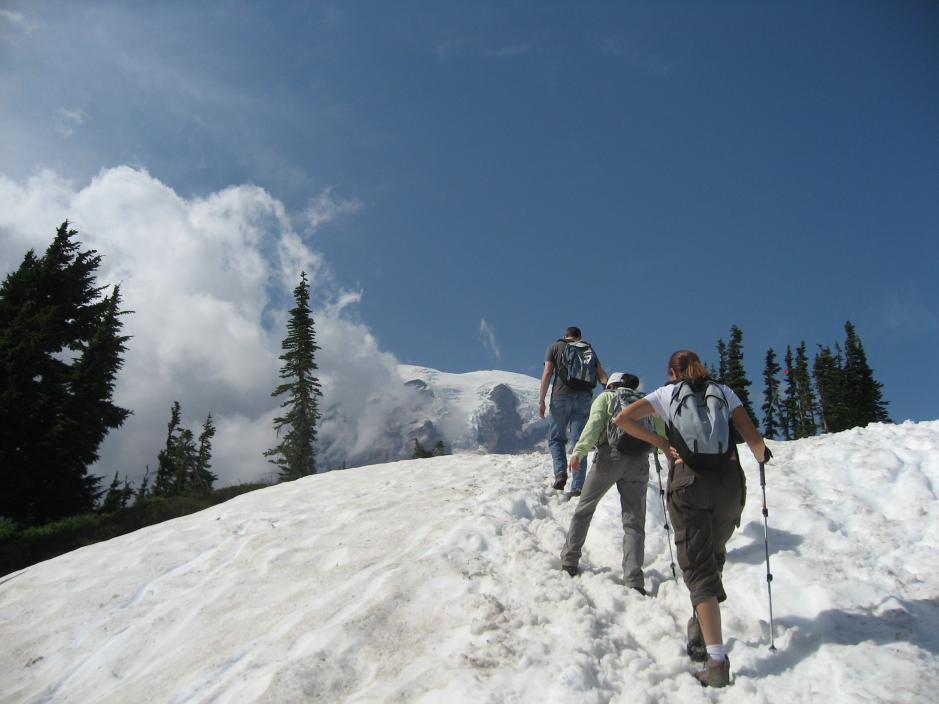
%> input picture assignment3_result/data/hiking.jpg, 2816 x 2112 px (shown at 1/3 size); the run also reads 1 picture not shown here
$ octave HW3_Q2_PoissonBlending_NC.m   (GNU Octave 9; MATLAB toolbox functions it lacks are replaced by stand-ins)
%> lines starting %> are read from the running program, lines starting %| are printed output that depends on the picture; in (x1, y1, x2, y2) boxes, pixels count from 0 and x2, y2 are one past the last pixel; in counts of white or black regions, pixels touching at a corner belong together; the program's own positions count from 1
### assignment3_result/blending_source_code/poisson_blending.m
function result = poisson_blending(X_target, X_source, M_source, bbox)
    disp('Start blending')
    imc = 3;

    crop_target = X_target(bbox(1, 1):bbox(2, 1), ...
                           bbox(1, 2):bbox(2, 2), :);
    crop_mask = M_source(bbox(1, 1):bbox(2, 1), ...
                           bbox(1, 2):bbox(2, 2));
    crop_source = X_source(bbox(1, 1):bbox(2, 1), ...
                           bbox(1, 2):bbox(2, 2), :);


    H_ = bbox(2, 1) - bbox(1, 1) + 1;
    W_ = bbox(2, 2) - bbox(1, 2) + 1;

    im2var = zeros(H_, W_);
    im2var(1:H_ * W_) = 1:H_ * W_;

    result = zeros(H_, W_, 3);

    % Blending
    % Create matrix A
    disp('Creating matrix A');
    % Av - b
    % A: Transform matrix[H x W x 2, H x W]
    % Number of non-zeros: 5 per each pixels
    A = sparse([], [], [], H_ * W_ * 2, H_ * W_, H_ * W_ * 5);

    e = 0;
    % Gradients for h direction
    for h=1:H_ - 1
        for w=1:W_
            e = e + 1;
            if(crop_mask(h, w)==0 && crop_mask(h+1, w) == 0)
                % TT case
                A(e, im2var(h, w)) = 1;
            elseif (crop_mask(h, w)==0 && crop_mask(h+1, w) == 1)
                % TS Case
                A(e, im2var(h, w)) = 1;
            elseif (crop_mask(h, w)==1 && crop_mask(h+1, w) == 0)
                % ST Case
                A(e, im2var(h, w)) = 1;
            else
                % SS Case
                A(e, im2var(h + 1, w)) = 1;
                A(e, im2var(h, w)) = -1;
            end
        end
    end
    % Gradients for w direction
    for h=1:H_
        for w=1:W_ - 1
            e = e + 1;
            if(crop_mask(h, w)==0 && crop_mask(h, w+1) == 0)
                % TT case
                A(e, im2var(h, w)) = 1;
            elseif (crop_mask(h, w)==0 && crop_mask(h, w+1) == 1)
                % TS Case
                A(e, im2var(h, w)) = 1;
            elseif (crop_mask(h, w)==1 && crop_mask(h, w+1) == 0)
                % ST Case
                A(e, im2var(h, w)) = 1;
            else
                % SS Case
                A(e, im2var(h, w+1)) = 1;
                A(e, im2var(h, w)) = -1;
            end
        end
    end
    % H initial condition
    for h=1:H_
        e = e + 1;
        A(e, im2var(h, W_)) = 1;
    end
    % W initial condition
    for w=1:W_
        e = e + 1;
        A(e, im2var(H_, w)) = 1;
    end
    toc
    disp("Done !");


    for c=1:imc
        disp(['Creating matrices at channel ' num2str(c) ' ...']);
        % v: Target image [H x W]
        v = zeros(H_ * W_, 1);

        % b: Gradients of x and y direction and a pixel [H x W x 2]
        b = zeros(H_ * W_ * 2, 1, 'double');

        e = 0;
        % Gradients for h direction
        for h=1:H_ - 1
            for w=1:W_
                e = e + 1;
                if(crop_mask(h, w)==0 && crop_mask(h+1, w) == 0)
                    % TT case
                    b(e) = crop_target(h, w, c);
                elseif (crop_mask(h, w)==0 && crop_mask(h+1, w) == 1)
                    % TS Case
                    b(e) = crop_source(h+1, w, c) - crop_source(h, w, c) + crop_target(h, w, c);
                elseif (crop_mask(h, w)==1 && crop_mask(h+1, w) == 0)
                    % ST Case
                    b(e) = crop_source(h+1, w, c) - crop_source(h, w, c) + crop_target(h+1, w, c);
                else
                    % SS Case
                    b(e) = crop_source(h+1, w, c) - crop_source(h, w, c);
                end
            end
        end
        % Gradients for w direction
        for h=1:H_
            for w=1:W_-1
                e = e + 1;
                if(crop_mask(h, w)==0 && crop_mask(h, w+1) == 0)
                    % TT case
                    b(e) = crop_target(h, w, c);
                elseif (crop_mask(h, w)==0 && crop_mask(h, w+1) == 1)
                    % TS Case
                    b(e) = crop_source(h, w+1, c) - crop_source(h, w, c) + crop_target(h, w, c);
                elseif (crop_mask(h, w)==1 && crop_mask(h, w+1) == 0)
                    % ST Case
                    b(e) = crop_source(h, w+1, c) - crop_source(h, w, c) + crop_target(h, w+1, c);
                else
                    % SS Case
                    b(e) = crop_source(h, w+1, c) - crop_source(h, w, c);
                end
            end
        end

        % H initial condition
        for h=1:H_
            e = e + 1;
            b(e) = crop_target(h, W_);
        end

        % W initial condition
        for w=1:W_
            e = e + 1;
            b(e) = crop_target(H_, w);
        end

        toc
        disp(['Start solving at channel ' num2str(c) ' ...']);
        v = A \ b;
        toc
        disp('Done !');

        result(:, :, c) = reshape(v, [H_ W_]);
    end

end

### assignment3_result/HW3_Q2_PoissonBlending_NC.m
clear; clc; close all;
%% Q2. Poisson blending (50 pts)
disp('Q2. Poisson blending (50 pts) ...');
tic

% Read image
% Target image
X_target = imread('data/hiking.jpg');
X_target = im2double(X_target);

figure(1);
[X, N_, N_] = imread('data/preprocessed/penguin_original.png');
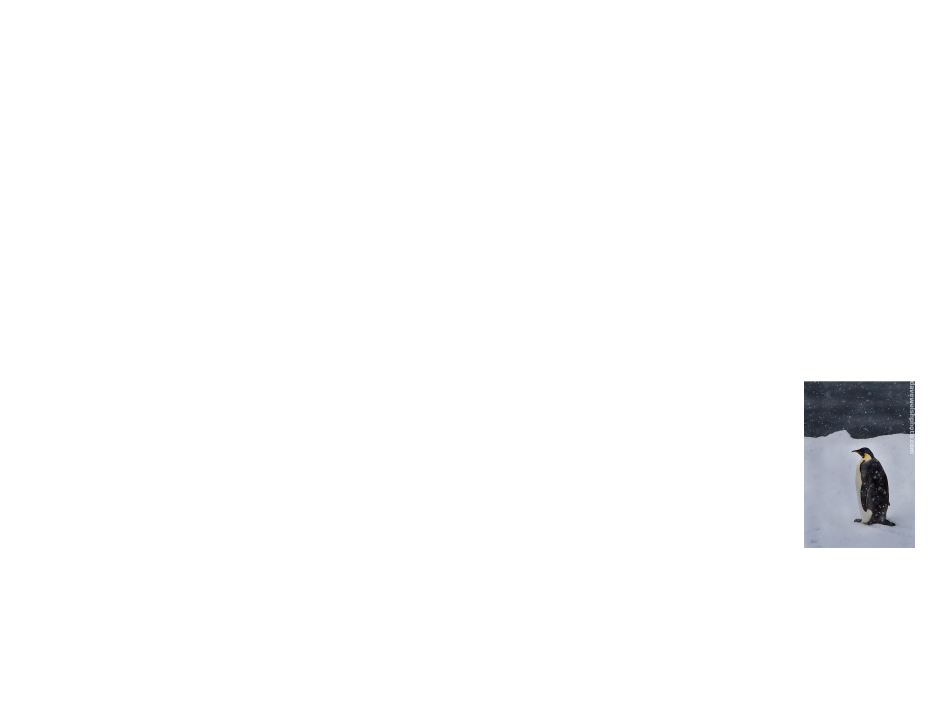
%> input picture assignment3_result/data/preprocessed/penguin_original.png, 2816 x 2112 px (shown at 1/3 size)
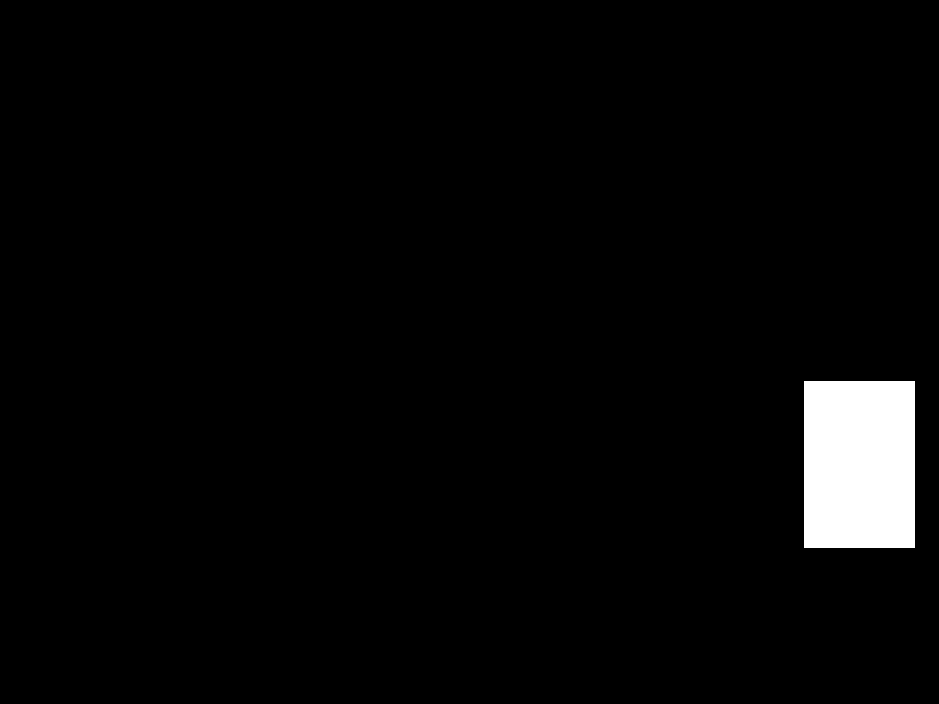
%> N_: size 2112x2816 uint8 (shown at 1/3 size); 2.8% white; 1 white region, box (x1, y1, x2, y2) and area: (2412, 1144, 2745, 1644) 166500
[N_, N_, alpha] = imread('data/preprocessed/penguin.png');
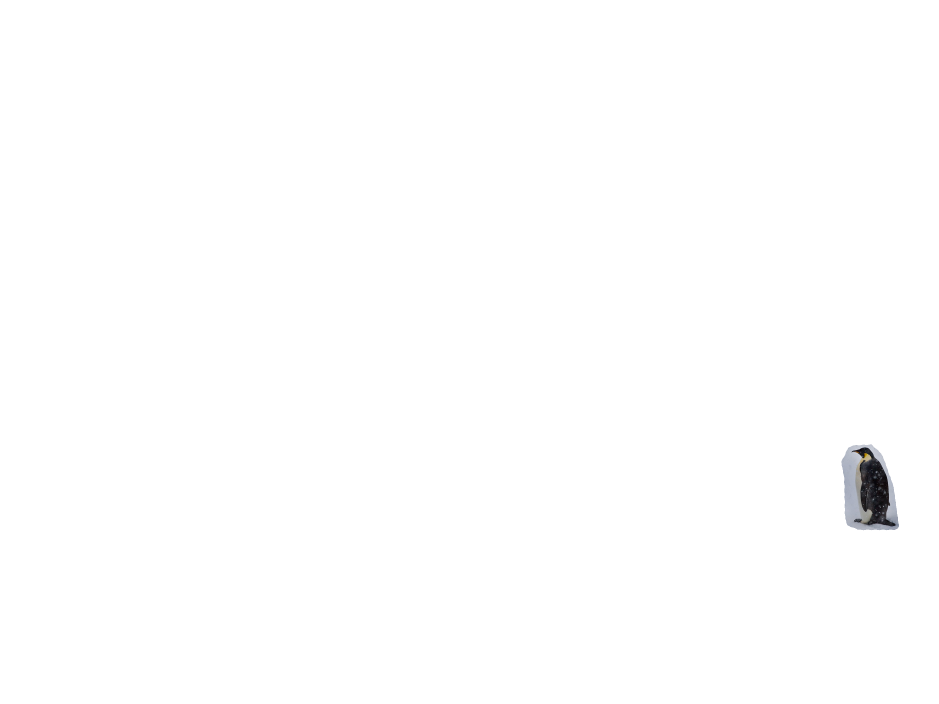
%> input picture assignment3_result/data/preprocessed/penguin.png, 2816 x 2112 px (shown at 1/3 size)
%> alpha: size 2112x2816 uint8; min 0, max 255, mean 1.5
%> N_ = []
[imh, imw, imc] = size(X);
%> imh = 2112; imw = 2816; imc = 3
X_penguin = im2double(X);
M_penguin = zeros([imh imw]);
M_penguin(alpha > 0) = 1;
%> M_penguin: size 2112x2816 double; values 0 (black) and 1 (white), 0.59% white; 1 white region, box (x1, y1, x2, y2) and area: (2524, 1333, 2697, 1591) 35074

subplot(2, 2, 1);
imshow(X_penguin);
title('Image(penguin)');

subplot(2, 2, 3);
imshow(M_penguin);
title('Mask(penguin)');

[X, N_, N_] = imread('data/preprocessed/chick_original.png');
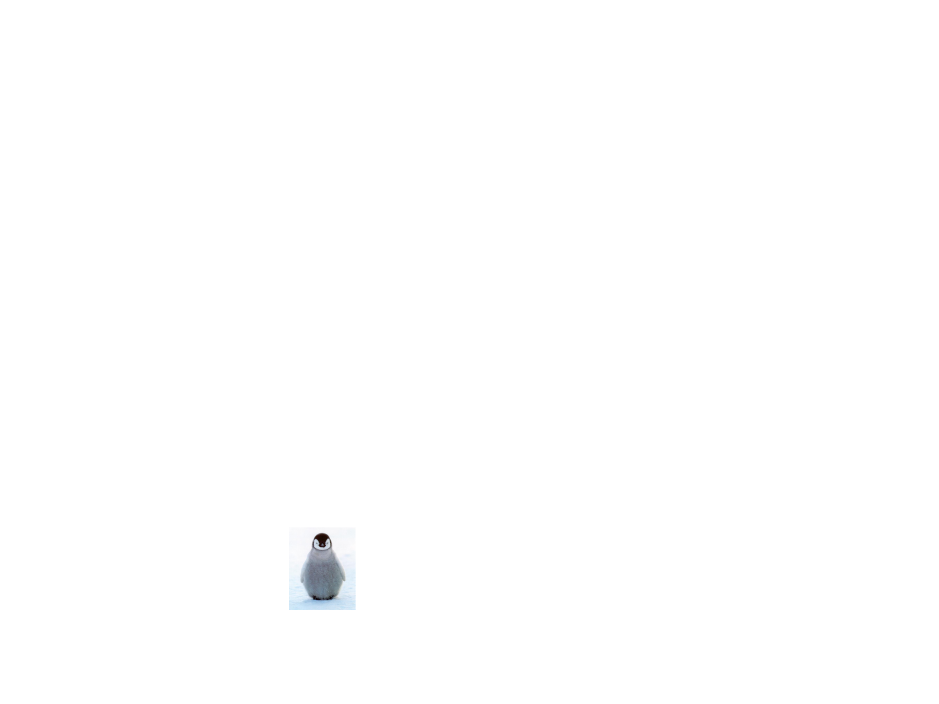
%> input picture assignment3_result/data/preprocessed/chick_original.png, 2816 x 2112 px (shown at 1/3 size)
%> N_: size 2112x2816 uint8; min 0, max 255, mean 2.1
[N_, N_, alpha] = imread('data/preprocessed/chick.png');
%> alpha: size 2112x2816 uint8; min 0, max 255, mean 1.3
[imh, imw, imc] = size(X);
X_chick = im2double(X);
M_chick = zeros([imh imw]);
M_chick(alpha > 0) = 1;
%> M_chick: size 2112x2816 double; values 0 (black) and 1 (white), 0.54% white; 1 white region, box (x1, y1, x2, y2) and area: (871, 1588, 1051, 1820) 31983

subplot(2, 2, 2);
imshow(X_chick);
title('Image(chick)');

subplot(2, 2, 4);
imshow(M_chick);
title('Mask(chick)');

figure(2);
subplot(2, 2, 1);
imshow(X_target);
title('Target image');

copy_and_paste = X_target;
temp_mask = repmat(M_penguin, [1 1 imc]);
copy_and_paste(temp_mask > 0) = X_penguin(temp_mask > 0);
temp_mask = repmat(M_chick, [1 1 3]);
copy_and_paste(temp_mask > 0) = X_chick(temp_mask > 0);
subplot(2, 2, 2);
imshow(copy_and_paste);
title('Copy and paste');
toc

% Blending
% To reduce process complexity, crop processing area to sub image.
bbox_chick = [1554 844; 1848 1078];
bbox_penguin = [1308 2494; 1617 2725];
subplot(2, 2, 3);
imshow(copy_and_paste);
hold on;
rectangle('Position',[bbox_penguin(1, 2) bbox_penguin(1, 1) ...
                      bbox_penguin(2, 2) - bbox_penguin(1, 2) ...
                      bbox_penguin(2, 1) - bbox_penguin(1, 1)],...
          'Curvature',[0, 0],...
         'LineWidth',2,'LineStyle','-', 'EdgeColor', 'red');
title('Bbox(penguin)');
hold off;

subplot(2, 2, 4);
imshow(copy_and_paste);
hold on;
rectangle('Position',[bbox_chick(1, 2) bbox_chick(1, 1) ...
                      bbox_chick(2, 2) - bbox_chick(1, 2) ...
                      bbox_chick(2, 1) - bbox_chick(1, 1)],...
          'Curvature',[0, 0],...
         'LineWidth',2,'LineStyle','-', 'EdgeColor', 'red');
title('Bbox(chick)');
hold off;

% Penguin blending
crop_cp = copy_and_paste(bbox_penguin(1, 1):bbox_penguin(2, 1), ...
                       bbox_penguin(1, 2):bbox_penguin(2, 2), :);
crop_target = X_target(bbox_penguin(1, 1):bbox_penguin(2, 1), ...
                       bbox_penguin(1, 2):bbox_penguin(2, 2), :);
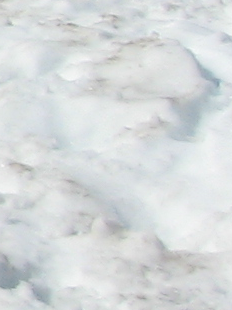
%> crop_target: size 310x232x3 double; mean R, G, B 0.841, 0.857, 0.861
crop_mask = M_penguin(bbox_penguin(1, 1):bbox_penguin(2, 1), ...
                       bbox_penguin(1, 2):bbox_penguin(2, 2));
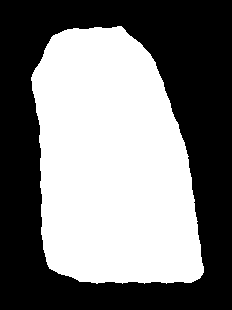
%> crop_mask: size 310x232 double; values 0 (black) and 1 (white), 48.8% white; 1 white region, box (x1, y1, x2, y2) and area: (31, 26, 204, 284) 35074
temp_mask = repmat(crop_mask, [1 1 imc]);
crop_source = X_penguin(bbox_penguin(1, 1):bbox_penguin(2, 1), ...
                       bbox_penguin(1, 2):bbox_penguin(2, 2), :);
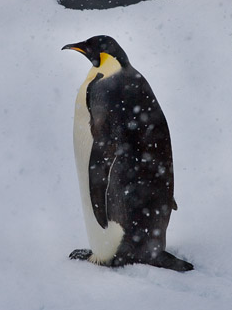
%> crop_source: size 310x232x3 double; mean R, G, B 0.557, 0.572, 0.614

figure(3);
subplot(2, 2, 1);
imshow(crop_target);
title('Target cropped');

subplot(2, 2, 2);
imshow(crop_source);
title('Source cropped');

subplot(2, 2, 3);
imshow(crop_cp);
title('CP cropped');

result_penguin = poisson_blending(X_target, X_penguin, M_penguin, bbox_penguin);
%> after the loop in poisson_blending, `for h=1:H_ - 1`: e = 71688
%> after the loop in poisson_blending, `for h=1:H_`: e = 143298
%> after the loop in poisson_blending, `for h=1:H_`: e = 143608
%> after the loop in poisson_blending, `for w=1:W_`: e = 143840
%> (the run ends here)
